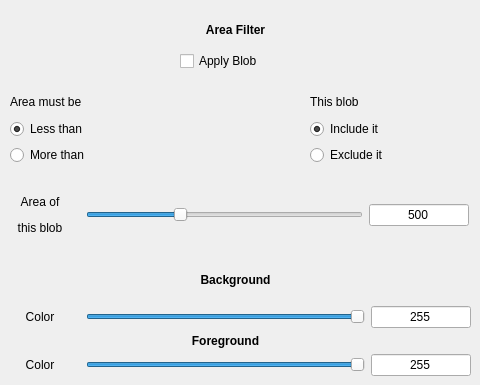
         <widget class="QWidget" name="tab_13">
          <attribute name="title">
           <string>Blob</string>
          </attribute>
          <widget class="QLabel" name="label_56">
           <property name="geometry">
            <rect>
             <x>0</x>
             <y>20</y>
             <width>471</width>
             <height>20</height>
            </rect>
           </property>
           <property name="text">
            <string>&lt;html&gt;&lt;head/&gt;&lt;body&gt;&lt;p align=&quot;center&quot;&gt;&lt;span style=&quot; font-weight:600;&quot;&gt;Area Filter&lt;/span&gt;&lt;/p&gt;&lt;/body&gt;&lt;/html&gt;</string>
           </property>
          </widget>
          <widget class="QWidget" name="gridLayoutWidget_29">
           <property name="geometry">
            <rect>
             <x>10</x>
             <y>90</y>
             <width>160</width>
             <height>75</height>
            </rect>
           </property>
           <layout class="QGridLayout" name="gridLayout_31">
            <item row="0" column="0">
             <widget class="QLabel" name="label_57">
              <property name="text">
               <string>Area must be</string>
              </property>
             </widget>
            </item>
            <item row="1" column="0">
             <widget class="QRadioButton" name="areablobLess">
              <property name="text">
               <string>Less than</string>
              </property>
              <property name="checked">
               <bool>true</bool>
              </property>
             </widget>
            </item>
            <item row="2" column="0">
             <widget class="QRadioButton" name="areablobMore">
              <property name="text">
               <string>More than</string>
              </property>
             </widget>
            </item>
           </layout>
          </widget>
          <widget class="QCheckBox" name="blobCheck">
           <property name="geometry">
            <rect>
             <x>180</x>
             <y>50</y>
             <width>101</width>
             <height>22</height>
            </rect>
           </property>
           <property name="text">
            <string>Apply Blob</string>
           </property>
          </widget>
          <widget class="QWidget" name="gridLayoutWidget_10">
           <property name="geometry">
            <rect>
             <x>0</x>
             <y>260</y>
             <width>471</width>
             <height>116</height>
            </rect>
           </property>
           <layout class="QGridLayout" name="gridLayout_12">
            <item row="0" column="0">
             <widget class="QLabel" name="label_26">
              <property name="text">
               <string>&lt;html&gt;&lt;head/&gt;&lt;body&gt;&lt;p align=&quot;center&quot;&gt;&lt;span style=&quot; font-weight:600;&quot;&gt;Background&lt;/span&gt;&lt;/p&gt;&lt;/body&gt;&lt;/html&gt;</string>
              </property>
             </widget>
            </item>
            <item row="1" column="0">
             <layout class="QGridLayout" name="gridLayout_10">
              <item row="0" column="1">
               <widget class="QSlider" name="backgroundRSlider">
                <property name="maximum">
                 <number>255</number>
                </property>
                <property name="value">
                 <number>255</number>
                </property>
                <property name="orientation">
                 <enum>Qt::Horizontal</enum>
                </property>
               </widget>
              </item>
              <item row="0" column="2">
               <widget class="QLineEdit" name="backgroundRSliderLE">
                <property name="minimumSize">
                 <size>
                  <width>100</width>
                  <height>0</height>
                 </size>
                </property>
                <property name="maximumSize">
                 <size>
                  <width>100</width>
                  <height>16777215</height>
                 </size>
                </property>
                <property name="text">
                 <string>255</string>
                </property>
                <property name="alignment">
                 <set>Qt::AlignCenter</set>
                </property>
                <property name="readOnly">
                 <bool>true</bool>
                </property>
               </widget>
              </item>
              <item row="0" column="0">
               <widget class="QLabel" name="label_18">
                <property name="minimumSize">
                 <size>
                  <width>80</width>
                  <height>0</height>
                 </size>
                </property>
                <property name="maximumSize">
                 <size>
                  <width>80</width>
                  <height>16777215</height>
                 </size>
                </property>
                <property name="text">
                 <string>Color</string>
                </property>
                <property name="alignment">
                 <set>Qt::AlignCenter</set>
                </property>
               </widget>
              </item>
              <item row="1" column="1">
               <widget class="QLabel" name="label_27">
                <property name="text">
                 <string>&lt;html&gt;&lt;head/&gt;&lt;body&gt;&lt;p align=&quot;center&quot;&gt;&lt;span style=&quot; font-weight:600;&quot;&gt;Foreground&lt;/span&gt;&lt;/p&gt;&lt;/body&gt;&lt;/html&gt;</string>
                </property>
               </widget>
              </item>
              <item row="2" column="2">
               <widget class="QLineEdit" name="foregroundRSliderLE">
                <property name="minimumSize">
                 <size>
                  <width>100</width>
                  <height>0</height>
                 </size>
                </property>
                <property name="maximumSize">
                 <size>
                  <width>100</width>
                  <height>16777215</height>
                 </size>
                </property>
                <property name="text">
                 <string>255</string>
                </property>
                <property name="alignment">
                 <set>Qt::AlignCenter</set>
                </property>
                <property name="readOnly">
                 <bool>true</bool>
                </property>
               </widget>
              </item>
              <item row="2" column="0">
               <widget class="QLabel" name="label_25">
                <property name="minimumSize">
                 <size>
                  <width>80</width>
                  <height>0</height>
                 </size>
                </property>
                <property name="maximumSize">
                 <size>
                  <width>80</width>
                  <height>16777215</height>
                 </size>
                </property>
                <property name="text">
                 <string>Color</string>
                </property>
                <property name="alignment">
                 <set>Qt::AlignCenter</set>
                </property>
               </widget>
              </item>
              <item row="2" column="1">
               <widget class="QSlider" name="foregroundRSlider">
                <property name="maximum">
                 <number>255</number>
                </property>
                <property name="value">
                 <number>255</number>
                </property>
                <property name="orientation">
                 <enum>Qt::Horizontal</enum>
                </property>
               </widget>
              </item>
             </layout>
            </item>
           </layout>
          </widget>
          <widget class="QWidget" name="gridLayoutWidget_31">
           <property name="geometry">
            <rect>
             <x>310</x>
             <y>90</y>
             <width>160</width>
             <height>75</height>
            </rect>
           </property>
           <layout class="QGridLayout" name="gridLayout_35">
            <item row="0" column="0">
             <widget class="QLabel" name="label_61">
              <property name="text">
               <string>This blob</string>
              </property>
             </widget>
            </item>
            <item row="1" column="0">
             <widget class="QRadioButton" name="blobInclude">
              <property name="text">
               <string>Include it</string>
              </property>
              <property name="checked">
               <bool>true</bool>
              </property>
             </widget>
            </item>
            <item row="2" column="0">
             <widget class="QRadioButton" name="blobExclude">
              <property name="text">
               <string>Exclude it</string>
              </property>
             </widget>
            </item>
           </layout>
          </widget>
          <widget class="QWidget" name="gridLayoutWidget_9">
           <property name="geometry">
            <rect>
             <x>0</x>
             <y>190</y>
             <width>469</width>
             <height>51</height>
            </rect>
           </property>
           <layout class="QGridLayout" name="gridLayout_11">
            <item row="0" column="0">
             <widget class="QLabel" name="label_29">
              <property name="minimumSize">
               <size>
                <width>80</width>
                <height>0</height>
               </size>
              </property>
              <property name="maximumSize">
               <size>
                <width>80</width>
                <height>16777215</height>
               </size>
              </property>
              <property name="text">
               <string>&lt;html&gt;&lt;head/&gt;&lt;body&gt;&lt;p align=&quot;center&quot;&gt;Area of&lt;/p&gt;&lt;p align=&quot;center&quot;&gt;this blob&lt;/p&gt;&lt;/body&gt;&lt;/html&gt;</string>
              </property>
              <property name="alignment">
               <set>Qt::AlignCenter</set>
              </property>
             </widget>
            </item>
            <item row="0" column="2">
             <widget class="QLineEdit" name="areablobSliderLE">
              <property name="minimumSize">
               <size>
                <width>100</width>
                <height>0</height>
               </size>
              </property>
              <property name="maximumSize">
               <size>
                <width>100</width>
                <height>16777215</height>
               </size>
              </property>
              <property name="text">
               <string>500</string>
              </property>
              <property name="alignment">
               <set>Qt::AlignCenter</set>
              </property>
              <property name="readOnly">
               <bool>true</bool>
              </property>
             </widget>
            </item>
            <item row="0" column="1">
             <widget class="QSlider" name="areablobSlider">
              <property name="maximum">
               <number>1500</number>
              </property>
              <property name="singleStep">
               <number>10</number>
              </property>
              <property name="value">
               <number>500</number>
              </property>
              <property name="orientation">
               <enum>Qt::Horizontal</enum>
              </property>
             </widget>
            </item>
           </layout>
          </widget>
         </widget>
